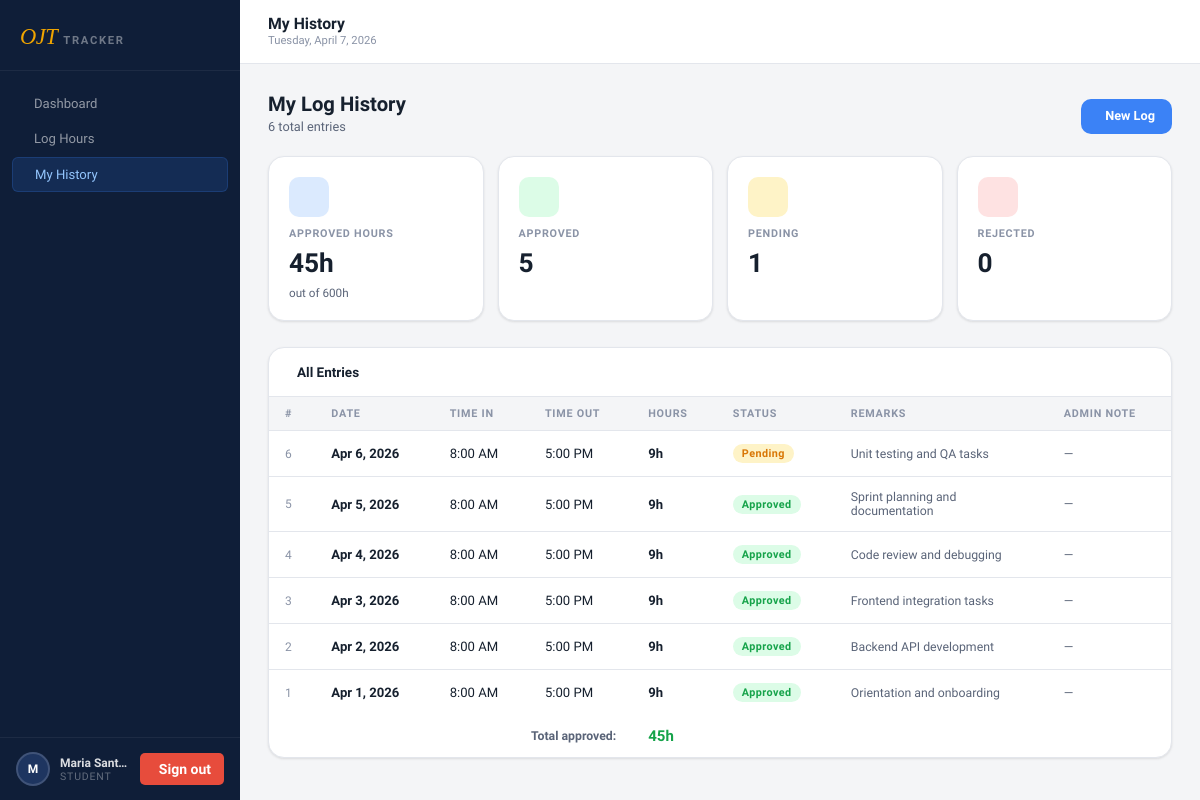
/app/student/history.php (signed in), run on the app's committed database.
### tables this page shows
CREATE TABLE IF NOT EXISTS users (
    id              INT UNSIGNED AUTO_INCREMENT PRIMARY KEY,
    full_name       VARCHAR(150)    NOT NULL,
    email           VARCHAR(200)    NOT NULL UNIQUE,
    password        VARCHAR(255)    NOT NULL,
    role            ENUM('admin','student') NOT NULL DEFAULT 'student',
    student_number  VARCHAR(50)     NULL,
    course          VARCHAR(150)    NULL,
    company         VARCHAR(200)    NULL,
    required_hours  SMALLINT UNSIGNED NOT NULL DEFAULT 600,
    is_active       TINYINT(1)      NOT NULL DEFAULT 1,
    created_at      TIMESTAMP       DEFAULT CURRENT_TIMESTAMP
);

CREATE TABLE IF NOT EXISTS ojt_logs (
    id              INT UNSIGNED AUTO_INCREMENT PRIMARY KEY,
    user_id         INT UNSIGNED    NOT NULL,
    log_date        DATE            NOT NULL,
    time_in         TIME            NULL,
    time_out        TIME            NULL,
    hours_rendered  DECIMAL(5,2)    NOT NULL DEFAULT 0.00,
    remarks         TEXT            NULL,
    status          ENUM('pending','approved','rejected') NOT NULL DEFAULT 'pending',
    admin_note      TEXT            NULL,
    created_at      TIMESTAMP       DEFAULT CURRENT_TIMESTAMP,
    FOREIGN KEY (user_id) REFERENCES users(id) ON DELETE CASCADE,
    UNIQUE KEY uq_user_date (user_id, log_date)
);

### app/includes/auth.php (called while the page is built, shortened)
<?php
function currentUser(): array
{
    return [
        'id'             => $_SESSION['uid']            ?? 0,
        'name'           => $_SESSION['name']           ?? '',
        'email'          => $_SESSION['email']          ?? '',
        'role'           => $_SESSION['role']           ?? '',
        'student_number' => $_SESSION['student_number'] ?? '',
        'initials'       => mb_strtoupper(mb_substr($_SESSION['name'] ?? 'U', 0, 1)),
    ];
}
function e(mixed $v): string
{
    return htmlspecialchars((string)$v, ENT_QUOTES | ENT_SUBSTITUTE, 'UTF-8');
}

### app/config/database.php (called while the page is built, shortened)
<?php
function db(): PDO
{
    static $pdo = null;
    if ($pdo === null) {
        $dsn = sprintf(
            'mysql:host=%s;port=%s;dbname=%s;charset=%s',
            DB_HOST, DB_PORT, DB_NAME, DB_CHARSET
        );
        try {
            $pdo = new PDO($dsn, DB_USER, DB_PASS, [
                PDO::ATTR_ERRMODE            => PDO::ERRMODE_EXCEPTION,
                PDO::ATTR_DEFAULT_FETCH_MODE => PDO::FETCH_ASSOC,
                PDO::ATTR_EMULATE_PREPARES   => false,
            ]);
            $pdo->exec("SET time_zone = '+08:00'");
        } catch (PDOException $e) {
            http_response_code(500);
            echo '<pre style="font:13px monospace;padding:20px;background:#1e1e2e;color:#f38ba8;border-radius:8px;margin:40px auto;max-width:700px">';
            echo '<strong>⚠ Database connection failed</strong>' . PHP_EOL . PHP_EOL;
            echo htmlspecialchars($e->getMessage()) . PHP_EOL . PHP_EOL;
            echo 'Check your credentials in <strong>includes/db.php</strong>';
            echo '</pre>';
            exit;
        }
    }
    return $pdo;
}

### app/student/history.php (the view, shortened to what this page needs)
<?php
require_once __DIR__ . '/../includes/app.php';
require_once __DIR__ . '/../includes/layout.php';
$u   = currentUser();
$uid = $u['id'];
$db  = db();
$logs = $db->prepare(
    "SELECT * FROM ojt_logs WHERE user_id=? ORDER BY log_date DESC"
);
$logs->execute([$uid]);
$rows = $logs->fetchAll();
$approved = studentApprovedHours($uid);
$prof     = $db->prepare('SELECT required_hours FROM users WHERE id=?');
$prof->execute([$uid]);
$req = (int) $prof->fetchColumn();
$counts = array_count_values(array_column($rows, 'status'));
?>
<div class="section-header">
  <div>
    <h2>My Log History</h2>
    <p><?= count($rows) ?> total entr<?= count($rows) !== 1 ? 'ies' : 'y' ?></p>
  </div>
  <a href="<?= BASE_URL ?>/student/log.php" class="btn btn-primary">
    <i class="icon-plus"></i> New Log
  </a>
</div>
<div class="stats-grid" style="grid-template-columns:repeat(4,1fr)">
  <div class="stat-card">
    <div class="stat-icon ic-blue"><i class="icon-clock"></i></div>
    <div class="stat-label">Approved Hours</div>
    <div class="stat-value"><?= fmtHours($approved) ?></div>
    <div class="stat-sub">out of <?= $req ?>h</div>
  </div>
  <div class="stat-card">
    <div class="stat-icon ic-green"><i class="icon-check-circle"></i></div>
    <div class="stat-label">Approved</div>
    <div class="stat-value"><?= $counts['approved'] ?? 0 ?></div>
  </div>
  <div class="stat-card">
    <div class="stat-icon ic-amber"><i class="icon-hourglass"></i></div>
    <div class="stat-label">Pending</div>
    <div class="stat-value"><?= $counts['pending'] ?? 0 ?></div>
  </div>
  <div class="stat-card">
    <div class="stat-icon ic-red"><i class="icon-x-circle"></i></div>
    <div class="stat-label">Rejected</div>
    <div class="stat-value"><?= $counts['rejected'] ?? 0 ?></div>
  </div>
</div>
<div class="card">
  <div class="card-head">
    <h3><i class="icon-calendar"></i> All Entries</h3>
  </div>
  <?php if ($rows): ?>
  <div class="table-scroll">
    <table>
      <thead>
        <tr>
          <th>#</th><th>Date</th><th>Time In</th><th>Time Out</th>
          <th>Hours</th><th>Status</th><th>Remarks</th><th>Admin Note</th>
        </tr>
      </thead>
      <tbody>
        <?php foreach ($rows as $i => $r): ?>
        <tr>
          <td class="td-muted"><?= count($rows) - $i ?></td>
          <td class="td-name"><?= fmtDate($r['log_date']) ?></td>
          <td><?= fmtTime($r['time_in']) ?></td>
          <td><?= fmtTime($r['time_out']) ?></td>
          <td><?= $r['hours_rendered'] > 0 ? '<strong>' . fmtHours((float)$r['hours_rendered']) . '</strong>' : '—' ?></td>
          <td><?= statusBadge($r['status']) ?></td>
          <td style="max-width:180px;color:var(--text-2);font-size:.82rem">
            <?= $r['remarks'] ? e(mb_strimwidth($r['remarks'], 0, 55, '…')) : '—' ?>
          </td>
          <td style="max-width:180px;font-size:.82rem;color:<?= $r['status']==='rejected'?'var(--red)':'var(--text-2)' ?>">
            <?= $r['admin_note'] ? e(mb_strimwidth($r['admin_note'], 0, 55, '…')) : '—' ?>
          </td>
        </tr>
        <?php endforeach; ?>
      </tbody>
      <tfoot>
        <tr>
          <td colspan="4" style="padding:12px 16px;font-weight:600;text-align:right;font-size:.82rem;color:var(--text-2)">Total approved:</td>
          <td colspan="4" style="padding:12px 16px;font-weight:700;color:var(--green)"><?= fmtHours($approved) ?></td>
        </tr>
      </tfoot>
    </table>
  </div>
  <?php endif; ?>
</div>

### app/includes/app.php (shortened to what this page needs)
<?php
require_once __DIR__ . '/../config/database.php';
require_once __DIR__ . '/auth.php';
function fmtHours(float $h): string
{
    $hrs  = floor($h);
    $mins = (int) round(($h - $hrs) * 60);
    return $mins > 0 ? "{$hrs}h {$mins}m" : "{$hrs}h";
}
function fmtTime(?string $t): string
{
    $dt = new DateTime('today ' . $t, new DateTimeZone('Asia/Manila'));
    return $dt->format('g:i A');
}
function fmtDate(?string $d): string
{
    $dt = new DateTime($d . ' 00:00:00', new DateTimeZone('Asia/Manila'));
    return $dt->format('M j, Y');
}
function statusBadge(string $status): string
{
    $map = [
        'pending'  => ['label' => 'Pending',  'class' => 'badge-pending'],
        'approved' => ['label' => 'Approved', 'class' => 'badge-approved'],
        'rejected' => ['label' => 'Rejected', 'class' => 'badge-rejected'],
    ];
    $b = $map[$status] ?? ['label' => ucfirst($status), 'class' => 'badge-pending'];
    return '<span class="badge ' . $b['class'] . '">' . $b['label'] . '</span>';
}
function studentApprovedHours(int $uid): float
{
    $s = db()->prepare(
        "SELECT COALESCE(SUM(hours_rendered),0) FROM ojt_logs
         WHERE user_id=? AND status='approved'"
    );
    $s->execute([$uid]);
    return (float) $s->fetchColumn();
}

### app/assets/css/app.css (style rules this page uses)
:root { --navy: #0f1e38; --navy-mid: #172a4e; --navy-light: #1e3560; --accent: #3b82f6; --accent-dim: rgba(59,130,246,.15); --gold: #f0a500; --canvas: #f4f5f7; --surface: #ffffff; --border: #e3e6ec; --text: #16202e; --text-2: #5a6478; --text-3: #8a93a6; --green: #16a34a; --green-bg: #dcfce7; --red: #dc2626; --red-bg: #fee2e2; --amber: #d97706; --amber-bg: #fef3c7; --blue-bg: #dbeafe; --radius: 10px; --radius-sm: 6px; --radius-lg: 16px; --shadow-sm: 0 1px 3px rgba(0,0,0,.07), 0 1px 2px rgba(0,0,0,.04); --shadow: 0 4px 16px rgba(0,0,0,.08); --shadow-md: 0 8px 32px rgba(0,0,0,.12); --sidebar-w: 240px; --topbar-h: 64px; --font-body: 'Geist', system-ui, sans-serif; --font-display: 'Instrument Serif', Georgia, serif; }
*, *::before, *::after { box-sizing: border-box; margin: 0; padding: 0; }
html { font-size: 15px; -webkit-font-smoothing: antialiased; }
body { font-family: var(--font-body); background: var(--canvas); color: var(--text); min-height: 100vh; }
a { text-decoration: none; color: inherit; }
.section-header { display: flex; align-items: flex-end; justify-content: space-between; flex-wrap: wrap; gap: 12px; margin-bottom: 22px; }
.section-header h2 { font-size: 1.35rem; font-weight: 700; color: var(--text); }
.section-header p { font-size: .85rem; color: var(--text-2); margin-top: 3px; }
.stats-grid { display: grid; grid-template-columns: repeat(auto-fill, minmax(200px, 1fr)); gap: 14px; margin-bottom: 26px; }
.stat-card { background: var(--surface); border: 1px solid var(--border); border-radius: var(--radius-lg); padding: 20px; display: flex; flex-direction: column; gap: 10px; box-shadow: var(--shadow-sm); transition: transform .2s, box-shadow .2s; }
.stat-icon { width: 40px; height: 40px; border-radius: 10px; display: flex; align-items: center; justify-content: center; font-size: 1.1rem; }
.ic-blue { background: var(--blue-bg); color: #1d4ed8; }
.ic-green { background: var(--green-bg); color: var(--green); }
.ic-amber { background: var(--amber-bg); color: var(--amber); }
.ic-red { background: var(--red-bg); color: var(--red); }
.stat-label { font-size: .72rem; font-weight: 600; text-transform: uppercase; letter-spacing: .07em; color: var(--text-3); }
.stat-value { font-size: 1.75rem; font-weight: 700; line-height: 1; color: var(--text); }
.stat-sub { font-size: .78rem; color: var(--text-2); }
.card { background: var(--surface); border: 1px solid var(--border); border-radius: var(--radius-lg); box-shadow: var(--shadow-sm); overflow: hidden; }
.card-head { padding: 16px 20px; border-bottom: 1px solid var(--border); display: flex; align-items: center; justify-content: space-between; gap: 12px; }
.card-head h3 { font-size: .9rem; font-weight: 600; display: flex; align-items: center; gap: 8px; }
.table-scroll { overflow-x: auto; }
table { width: 100%; border-collapse: collapse; }
thead th { padding: 10px 16px; text-align: left; font-size: .72rem; font-weight: 700; text-transform: uppercase; letter-spacing: .07em; color: var(--text-3); background: var(--canvas); border-bottom: 1px solid var(--border); white-space: nowrap; }
tbody td { padding: 13px 16px; font-size: .875rem; border-bottom: 1px solid var(--border); vertical-align: middle; }
tbody tr:last-child td { border-bottom: none; }
.td-name { font-weight: 600; }
.td-muted { color: var(--text-3); font-size: .8rem; }
.badge { display: inline-block; padding: 3px 9px; border-radius: 99px; font-size: .72rem; font-weight: 700; letter-spacing: .04em; }
.badge-pending { background: var(--amber-bg); color: var(--amber); }
.badge-approved { background: var(--green-bg); color: var(--green); }
.btn { display: inline-flex; align-items: center; gap: 7px; padding: 8px 16px; border-radius: var(--radius); font-size: .85rem; font-weight: 600; cursor: pointer; border: 1px solid transparent; transition: background .15s, box-shadow .15s, transform .1s; line-height: 1.3; }
.btn-primary { background: var(--accent); color: #fff; }

### data on the page
users: required_hours "600"
ojt_logs: count($rows) - $i "6", log_date "Apr 6, 2026", time_in "8:00 AM", time_out "5:00 PM", hours_rendered "9h", status "Pending", remarks "Unit testing and QA tasks"
ojt_logs: count($rows) - $i "5", log_date "Apr 5, 2026", time_in "8:00 AM", time_out "5:00 PM", hours_rendered "9h", status "Approved", remarks "Sprint planning and documentation"
ojt_logs: count($rows) - $i "4", log_date "Apr 4, 2026", time_in "8:00 AM", time_out "5:00 PM", hours_rendered "9h", status "Approved", remarks "Code review and debugging"
ojt_logs: count($rows) - $i "3", log_date "Apr 3, 2026", time_in "8:00 AM", time_out "5:00 PM", hours_rendered "9h", status "Approved", remarks "Frontend integration tasks"
ojt_logs: count($rows) - $i "2", log_date "Apr 2, 2026", time_in "8:00 AM", time_out "5:00 PM", hours_rendered "9h", status "Approved", remarks "Backend API development"
ojt_logs: count($rows) - $i "1", log_date "Apr 1, 2026", time_in "8:00 AM", time_out "5:00 PM", hours_rendered "9h", status "Approved", remarks "Orientation and onboarding"

### other printed values
$l['label'] "Dashboard"
$l['label'] "Log Hours"
$l['label'] "My History"
$u['initials'] "M"
$u['name'] "Maria Santos"
$role "STUDENT"
$title "My History"
$todayLabel "Tuesday, April 7, 2026"
count($rows) "6"
fmtHours($approved) "45h"
$counts['approved'] "5"
$counts['pending'] "1"
$counts['rejected'] "0"
